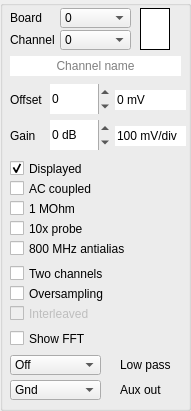
      <widget class="QGroupBox" name="channelgroupBox_4">
       <property name="geometry">
        <rect>
         <x>0</x>
         <y>0</y>
         <width>191</width>
         <height>411</height>
        </rect>
       </property>
       <property name="font">
        <font>
         <family>Arial</family>
        </font>
       </property>
       <property name="title">
        <string/>
       </property>
       <property name="flat">
        <bool>false</bool>
       </property>
       <widget class="QLabel" name="label">
        <property name="geometry">
         <rect>
          <x>10</x>
          <y>30</y>
          <width>51</width>
          <height>20</height>
         </rect>
        </property>
        <property name="font">
         <font>
          <family>Arial</family>
         </font>
        </property>
        <property name="text">
         <string>Channel</string>
        </property>
       </widget>
       <widget class="QCheckBox" name="acdcCheck">
        <property name="geometry">
         <rect>
          <x>10</x>
          <y>180</y>
          <width>121</width>
          <height>17</height>
         </rect>
        </property>
        <property name="font">
         <font>
          <family>Arial</family>
         </font>
        </property>
        <property name="toolTip">
         <string>Whether the signal is AC or DC coupled</string>
        </property>
        <property name="text">
         <string>AC coupled</string>
        </property>
        <property name="checked">
         <bool>false</bool>
        </property>
       </widget>
       <widget class="QCheckBox" name="ohmCheck">
        <property name="enabled">
         <bool>true</bool>
        </property>
        <property name="geometry">
         <rect>
          <x>10</x>
          <y>200</y>
          <width>121</width>
          <height>17</height>
         </rect>
        </property>
        <property name="font">
         <font>
          <family>Arial</family>
         </font>
        </property>
        <property name="toolTip">
         <string>Whether the signal is to be terminated with 1 MOhm or 50 Ohm</string>
        </property>
        <property name="text">
         <string>1 MOhm</string>
        </property>
        <property name="checkable">
         <bool>true</bool>
        </property>
       </widget>
       <widget class="QCheckBox" name="chanonCheck">
        <property name="geometry">
         <rect>
          <x>10</x>
          <y>160</y>
          <width>121</width>
          <height>17</height>
         </rect>
        </property>
        <property name="font">
         <font>
          <family>Arial</family>
         </font>
        </property>
        <property name="toolTip">
         <string>Whether to draw this channel or not</string>
        </property>
        <property name="text">
         <string>Displayed</string>
        </property>
        <property name="checked">
         <bool>true</bool>
        </property>
       </widget>
       <widget class="QCheckBox" name="oversampCheck">
        <property name="geometry">
         <rect>
          <x>10</x>
          <y>285</y>
          <width>121</width>
          <height>17</height>
         </rect>
        </property>
        <property name="font">
         <font>
          <family>Arial</family>
         </font>
        </property>
        <property name="toolTip">
         <string>Whether to do oversampling using this scope and the next one</string>
        </property>
        <property name="text">
         <string>Oversampling</string>
        </property>
        <property name="checked">
         <bool>false</bool>
        </property>
       </widget>
       <widget class="QCheckBox" name="fftCheck">
        <property name="geometry">
         <rect>
          <x>10</x>
          <y>330</y>
          <width>111</width>
          <height>17</height>
         </rect>
        </property>
        <property name="font">
         <font>
          <family>Arial</family>
         </font>
        </property>
        <property name="toolTip">
         <string>Show the FFT plot for the selected channel</string>
        </property>
        <property name="text">
         <string>Show FFT</string>
        </property>
       </widget>
       <widget class="QLabel" name="label_11">
        <property name="geometry">
         <rect>
          <x>10</x>
          <y>90</y>
          <width>47</width>
          <height>19</height>
         </rect>
        </property>
        <property name="font">
         <font>
          <family>Arial</family>
         </font>
        </property>
        <property name="text">
         <string>Offset</string>
        </property>
       </widget>
       <widget class="QSpinBox" name="offsetBox">
        <property name="geometry">
         <rect>
          <x>50</x>
          <y>84</y>
          <width>60</width>
          <height>30</height>
         </rect>
        </property>
        <property name="font">
         <font>
          <family>Arial</family>
         </font>
        </property>
        <property name="toolTip">
         <string>Voltage offset of this channel</string>
        </property>
        <property name="frame">
         <bool>false</bool>
        </property>
        <property name="accelerated">
         <bool>true</bool>
        </property>
        <property name="minimum">
         <number>-999</number>
        </property>
        <property name="maximum">
         <number>999</number>
        </property>
        <property name="singleStep">
         <number>10</number>
        </property>
       </widget>
       <widget class="QLabel" name="label_14">
        <property name="geometry">
         <rect>
          <x>10</x>
          <y>126</y>
          <width>47</width>
          <height>19</height>
         </rect>
        </property>
        <property name="font">
         <font>
          <family>Arial</family>
         </font>
        </property>
        <property name="text">
         <string>Gain</string>
        </property>
       </widget>
       <widget class="QSpinBox" name="gainBox">
        <property name="geometry">
         <rect>
          <x>50</x>
          <y>120</y>
          <width>60</width>
          <height>30</height>
         </rect>
        </property>
        <property name="font">
         <font>
          <family>Arial</family>
         </font>
        </property>
        <property name="toolTip">
         <string>Voltage gain of this channel</string>
        </property>
        <property name="frame">
         <bool>false</bool>
        </property>
        <property name="suffix">
         <string> dB</string>
        </property>
        <property name="minimum">
         <number>-6</number>
        </property>
        <property name="maximum">
         <number>26</number>
        </property>
        <property name="singleStep">
         <number>6</number>
        </property>
       </widget>
       <widget class="QCheckBox" name="attCheck">
        <property name="enabled">
         <bool>true</bool>
        </property>
        <property name="geometry">
         <rect>
          <x>10</x>
          <y>240</y>
          <width>121</width>
          <height>17</height>
         </rect>
        </property>
        <property name="font">
         <font>
          <family>Arial</family>
         </font>
        </property>
        <property name="toolTip">
         <string>Whether to activate the filter</string>
        </property>
        <property name="text">
         <string>800 MHz antialias</string>
        </property>
        <property name="checkable">
         <bool>true</bool>
        </property>
       </widget>
       <widget class="QLabel" name="label_18">
        <property name="geometry">
         <rect>
          <x>10</x>
          <y>8</y>
          <width>51</width>
          <height>20</height>
         </rect>
        </property>
        <property name="font">
         <font>
          <family>Arial</family>
         </font>
        </property>
        <property name="text">
         <string>Board</string>
        </property>
       </widget>
       <widget class="QCheckBox" name="tenxCheck">
        <property name="enabled">
         <bool>true</bool>
        </property>
        <property name="geometry">
         <rect>
          <x>10</x>
          <y>220</y>
          <width>121</width>
          <height>17</height>
         </rect>
        </property>
        <property name="font">
         <font>
          <family>Arial</family>
         </font>
        </property>
        <property name="toolTip">
         <string>Whether a 10x probe is being used</string>
        </property>
        <property name="text">
         <string>10x probe</string>
        </property>
        <property name="checkable">
         <bool>true</bool>
        </property>
        <property name="checked">
         <bool>false</bool>
        </property>
       </widget>
       <widget class="QTextBrowser" name="chanColor">
        <property name="geometry">
         <rect>
          <x>140</x>
          <y>8</y>
          <width>30</width>
          <height>42</height>
         </rect>
        </property>
        <property name="palette">
         <palette>
          <active>
           <colorrole role="Base">
            <brush brushstyle="SolidPattern">
             <color alpha="255">
              <red>255</red>
              <green>255</green>
              <blue>255</blue>
             </color>
            </brush>
           </colorrole>
          </active>
          <inactive>
           <colorrole role="Base">
            <brush brushstyle="SolidPattern">
             <color alpha="255">
              <red>255</red>
              <green>255</green>
              <blue>255</blue>
             </color>
            </brush>
           </colorrole>
          </inactive>
          <disabled>
           <colorrole role="Base">
            <brush brushstyle="SolidPattern">
             <color alpha="255">
              <red>240</red>
              <green>240</green>
              <blue>240</blue>
             </color>
            </brush>
           </colorrole>
          </disabled>
         </palette>
        </property>
        <property name="font">
         <font>
          <family>Arial</family>
         </font>
        </property>
        <property name="toolTip">
         <string>Color of the currently selected channel
Outlined if triggering on this channel</string>
        </property>
        <property name="frameShape">
         <enum>QFrame::Box</enum>
        </property>
        <property name="frameShadow">
         <enum>QFrame::Plain</enum>
        </property>
        <property name="lineWidth">
         <number>1</number>
        </property>
       </widget>
       <widget class="QCheckBox" name="interleavedCheck">
        <property name="enabled">
         <bool>false</bool>
        </property>
        <property name="geometry">
         <rect>
          <x>10</x>
          <y>305</y>
          <width>121</width>
          <height>17</height>
         </rect>
        </property>
        <property name="font">
         <font>
          <family>Arial</family>
         </font>
        </property>
        <property name="toolTip">
         <string>Whether to interleave the oversampled samples</string>
        </property>
        <property name="text">
         <string>Interleaved</string>
        </property>
        <property name="checked">
         <bool>false</bool>
        </property>
       </widget>
       <widget class="QLineEdit" name="VperD">
        <property name="geometry">
         <rect>
          <x>115</x>
          <y>126</y>
          <width>71</width>
          <height>20</height>
         </rect>
        </property>
        <property name="inputMask">
         <string/>
        </property>
        <property name="text">
         <string notr="true">100 mV/div</string>
        </property>
        <property name="maxLength">
         <number>50</number>
        </property>
        <property name="frame">
         <bool>false</bool>
        </property>
        <property name="cursorPosition">
         <number>10</number>
        </property>
        <property name="readOnly">
         <bool>true</bool>
        </property>
       </widget>
       <widget class="QLineEdit" name="Voff">
        <property name="geometry">
         <rect>
          <x>115</x>
          <y>90</y>
          <width>71</width>
          <height>20</height>
         </rect>
        </property>
        <property name="inputMask">
         <string/>
        </property>
        <property name="text">
         <string notr="true">0 mV</string>
        </property>
        <property name="maxLength">
         <number>50</number>
        </property>
        <property name="frame">
         <bool>false</bool>
        </property>
        <property name="cursorPosition">
         <number>4</number>
        </property>
        <property name="readOnly">
         <bool>true</bool>
        </property>
       </widget>
       <widget class="QLabel" name="label_22">
        <property name="geometry">
         <rect>
          <x>120</x>
          <y>380</y>
          <width>47</width>
          <height>20</height>
         </rect>
        </property>
        <property name="font">
         <font>
          <family>Arial</family>
         </font>
        </property>
        <property name="text">
         <string>Aux out</string>
        </property>
       </widget>
       <widget class="QComboBox" name="Auxout_comboBox">
        <property name="geometry">
         <rect>
          <x>10</x>
          <y>380</y>
          <width>91</width>
          <height>20</height>
         </rect>
        </property>
        <property name="toolTip">
         <string>What signal to output on the Aux out SMA on the back</string>
        </property>
        <property name="currentText">
         <string>Gnd</string>
        </property>
        <property name="currentIndex">
         <number>0</number>
        </property>
        <property name="maxVisibleItems">
         <number>10</number>
        </property>
        <item>
         <property name="text">
          <string>Gnd</string>
         </property>
        </item>
        <item>
         <property name="text">
          <string>Trigger</string>
         </property>
        </item>
        <item>
         <property name="text">
          <string>Square</string>
         </property>
        </item>
        <item>
         <property name="text">
          <string>Clock</string>
         </property>
        </item>
       </widget>
       <widget class="QCheckBox" name="twochanCheck">
        <property name="geometry">
         <rect>
          <x>10</x>
          <y>265</y>
          <width>111</width>
          <height>17</height>
         </rect>
        </property>
        <property name="font">
         <font>
          <family>Arial</family>
         </font>
        </property>
        <property name="toolTip">
         <string>Whether to use both channels on each scope</string>
        </property>
        <property name="text">
         <string>Two channels</string>
        </property>
       </widget>
       <widget class="QComboBox" name="lpfBox">
        <property name="geometry">
         <rect>
          <x>10</x>
          <y>355</y>
          <width>91</width>
          <height>20</height>
         </rect>
        </property>
        <property name="toolTip">
         <string>Frequency of low pass filter applied (MHz)</string>
        </property>
        <property name="currentText">
         <string>Off</string>
        </property>
        <property name="currentIndex">
         <number>0</number>
        </property>
        <property name="maxVisibleItems">
         <number>10</number>
        </property>
        <item>
         <property name="text">
          <string>Off</string>
         </property>
        </item>
        <item>
         <property name="text">
          <string>1 MHz</string>
         </property>
        </item>
        <item>
         <property name="text">
          <string>5 MHz</string>
         </property>
        </item>
        <item>
         <property name="text">
          <string>10 MHz</string>
         </property>
        </item>
        <item>
         <property name="text">
          <string>20 MHz</string>
         </property>
        </item>
        <item>
         <property name="text">
          <string>50 MHz</string>
         </property>
        </item>
        <item>
         <property name="text">
          <string>100 MHz</string>
         </property>
        </item>
        <item>
         <property name="text">
          <string>200 MHz</string>
         </property>
        </item>
        <item>
         <property name="text">
          <string>400 MHz</string>
         </property>
        </item>
        <item>
         <property name="text">
          <string>700 MHz</string>
         </property>
        </item>
        <item>
         <property name="text">
          <string>1400 MHz</string>
         </property>
        </item>
        <item>
         <property name="text">
          <string>2500 MHz</string>
         </property>
        </item>
       </widget>
       <widget class="QLabel" name="label_24">
        <property name="geometry">
         <rect>
          <x>120</x>
          <y>355</y>
          <width>61</width>
          <height>20</height>
         </rect>
        </property>
        <property name="font">
         <font>
          <family>Arial</family>
         </font>
        </property>
        <property name="text">
         <string>Low pass</string>
        </property>
       </widget>
       <widget class="QLineEdit" name="channameEdit">
        <property name="geometry">
         <rect>
          <x>10</x>
          <y>56</y>
          <width>171</width>
          <height>20</height>
         </rect>
        </property>
        <property name="toolTip">
         <string>Can enter a custom channel name here</string>
        </property>
        <property name="text">
         <string/>
        </property>
        <property name="maxLength">
         <number>25</number>
        </property>
        <property name="frame">
         <bool>false</bool>
        </property>
        <property name="alignment">
         <set>Qt::AlignCenter</set>
        </property>
        <property name="placeholderText">
         <string>Channel name</string>
        </property>
       </widget>
       <widget class="QComboBox" name="boardBox">
        <property name="geometry">
         <rect>
          <x>60</x>
          <y>8</y>
          <width>71</width>
          <height>20</height>
         </rect>
        </property>
        <property name="toolTip">
         <string>Selected board (Haasoscope Pro)</string>
        </property>
        <property name="currentText">
         <string>0</string>
        </property>
        <property name="currentIndex">
         <number>0</number>
        </property>
        <property name="maxVisibleItems">
         <number>1</number>
        </property>
        <item>
         <property name="text">
          <string>0</string>
         </property>
        </item>
        <item>
         <property name="text">
          <string>1</string>
         </property>
        </item>
       </widget>
       <widget class="QComboBox" name="chanBox">
        <property name="geometry">
         <rect>
          <x>60</x>
          <y>30</y>
          <width>71</width>
          <height>20</height>
         </rect>
        </property>
        <property name="toolTip">
         <string>Selected channel of selected board</string>
        </property>
        <property name="currentText">
         <string>0</string>
        </property>
        <property name="currentIndex">
         <number>0</number>
        </property>
        <property name="maxVisibleItems">
         <number>2</number>
        </property>
        <item>
         <property name="text">
          <string>0</string>
         </property>
        </item>
        <item>
         <property name="text">
          <string>1</string>
         </property>
        </item>
       </widget>
      </widget>
